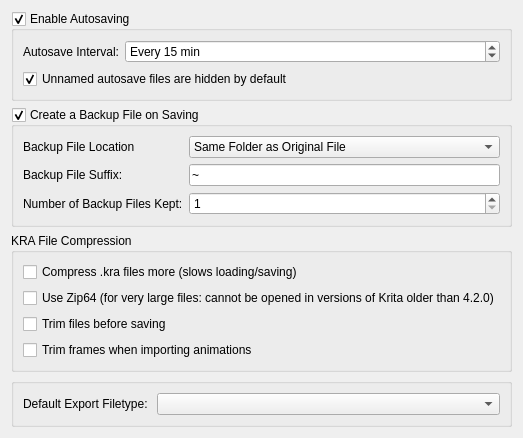
     <widget class="QWidget" name="File">
      <attribute name="title">
       <string>File Handling</string>
      </attribute>
      <layout class="QFormLayout" name="formLayout_4">
       <item row="0" column="0" colspan="2">
        <widget class="QGroupBox" name="m_autosaveCheckBox">
         <property name="title">
          <string>Enable Autosaving</string>
         </property>
         <property name="checkable">
          <bool>true</bool>
         </property>
         <layout class="QFormLayout" name="formLayout_6">
          <item row="0" column="0">
           <widget class="QLabel" name="label_6">
            <property name="text">
             <string>Autosave Interval:</string>
            </property>
           </widget>
          </item>
          <item row="0" column="1">
           <widget class="KisIntParseSpinBox" name="m_autosaveSpinBox">
            <property name="suffix">
             <string comment="Suffix: “Every x min”"> min</string>
            </property>
            <property name="prefix">
             <string comment="Prefix: “Every x min”">Every </string>
            </property>
            <property name="minimum">
             <number>1</number>
            </property>
            <property name="maximum">
             <number>1440</number>
            </property>
            <property name="singleStep">
             <number>5</number>
            </property>
            <property name="value">
             <number>15</number>
            </property>
           </widget>
          </item>
          <item row="1" column="0" colspan="2">
           <widget class="QCheckBox" name="chkHideAutosaveFiles">
            <property name="text">
             <string>Unnamed autosave files are hidden by default</string>
            </property>
            <property name="checked">
             <bool>true</bool>
            </property>
           </widget>
          </item>
         </layout>
        </widget>
       </item>
       <item row="1" column="0" colspan="2">
        <widget class="QGroupBox" name="m_backupFileCheckBox">
         <property name="title">
          <string>Create a Backup File on Saving</string>
         </property>
         <property name="checkable">
          <bool>true</bool>
         </property>
         <layout class="QFormLayout" name="formLayout_5">
          <item row="0" column="0">
           <widget class="QLabel" name="label_13">
            <property name="text">
             <string>Backup File Location</string>
            </property>
           </widget>
          </item>
          <item row="0" column="1">
           <widget class="QComboBox" name="cmbBackupFileLocation">
            <item>
             <property name="text">
              <string>Same Folder as Original File</string>
             </property>
            </item>
            <item>
             <property name="text">
              <string>User Folder</string>
             </property>
            </item>
            <item>
             <property name="text">
              <string>Temporary File Location</string>
             </property>
            </item>
           </widget>
          </item>
          <item row="1" column="0">
           <widget class="QLabel" name="label_8">
            <property name="text">
             <string>Backup File Suffix:</string>
            </property>
           </widget>
          </item>
          <item row="1" column="1">
           <widget class="QLineEdit" name="txtBackupFileSuffix">
            <property name="text">
             <string>~</string>
            </property>
            <property name="maxLength">
             <number>10</number>
            </property>
           </widget>
          </item>
          <item row="2" column="0">
           <widget class="QLabel" name="label_7">
            <property name="text">
             <string>Number of Backup Files Kept:</string>
            </property>
           </widget>
          </item>
          <item row="2" column="1">
           <widget class="QSpinBox" name="intNumBackupFiles">
            <property name="minimum">
             <number>1</number>
            </property>
            <property name="value">
             <number>1</number>
            </property>
           </widget>
          </item>
         </layout>
        </widget>
       </item>
       <item row="2" column="0" colspan="2">
        <widget class="QGroupBox" name="groupBox_2">
         <property name="title">
          <string>KRA File Compression</string>
         </property>
         <layout class="QGridLayout" name="gridLayout_3">
          <item row="1" column="0">
           <widget class="QCheckBox" name="chkZip64">
            <property name="toolTip">
             <string>&lt;html&gt;&lt;head/&gt;&lt;body&gt;&lt;p&gt;Only use this option for &lt;span style=&quot; font-weight:600;&quot;&gt;very&lt;/span&gt; large files: larger than 4 GiB on disk.&lt;/p&gt;&lt;/body&gt;&lt;/html&gt;</string>
            </property>
            <property name="text">
             <string extracomment="LIBREPAINT-BRAND-AUDIT: format-history">Use Zip64 (for very large files: cannot be opened in versions of Krita older than 4.2.0)</string>
            </property>
           </widget>
          </item>
          <item row="0" column="0">
           <widget class="QCheckBox" name="m_chkCompressKra">
            <property name="text">
             <string>Compress .kra files more (slows loading/saving)</string>
            </property>
           </widget>
          </item>
          <item row="2" column="0">
           <widget class="QCheckBox" name="m_chkTrimKra">
            <property name="toolTip">
             <string extracomment="(information outside the image boundaries will get lost. Saving will be slower.)"/>
            </property>
            <property name="text">
             <string>Trim files before saving</string>
            </property>
           </widget>
          </item>
          <item row="3" column="0">
           <widget class="QCheckBox" name="m_chkTrimFramesImport">
            <property name="toolTip">
             <string extracomment="(information outside the image boundaries will get lost. Importing frames will be slower.)"/>
            </property>
            <property name="text">
             <string>Trim frames when importing animations</string>
            </property>
           </widget>
          </item>
         </layout>
        </widget>
       </item>
       <item row="3" column="0" colspan="2">
        <widget class="QGroupBox" name="m_defaultExportFileTypeBox">
         <layout class="QFormLayout" name="formLayout_15">
          <item row="0" column="0">
           <widget class="QLabel" name="label_22">
            <property name="text">
             <string>Default Export Filetype: </string>
            </property>
           </widget>
          </item>
          <item row="0" column="1">
           <widget class="QComboBox" name="cmbDefaultExportFileType"/>
          </item>
         </layout>
        </widget>
       </item>
      </layout>
     </widget>
